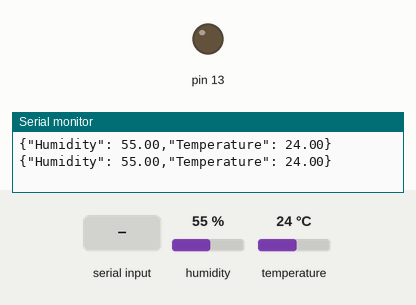
Simulated run of this sketch. Board: Arduino Uno, built with avr-gcc and run on an emulated ATmega328P. Shown: output pins drawn as LEDs (lit = HIGH), the last lines printed to the serial monitor. Wiring (inferred from the names in the program): DHT11 sensor: data pin 2. The inputs (shaded band) are chosen by the test bench; at power-on: humidity 55 %, temperature 24 °C.

Above: at 3.3 s.
3.4 s: "1\n" received over Serial
At 5.7 s:
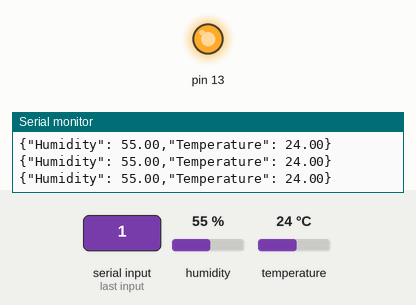
6.0 s: "0\n" received over Serial
At 7.7 s:
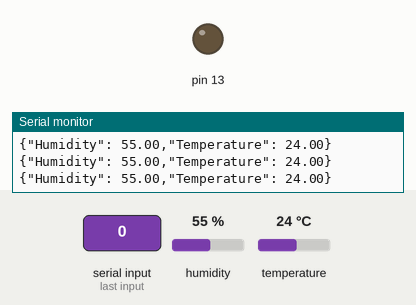
Timing chart, 0 to 9.2 s (numbered marks = the images above; inputs shaded):
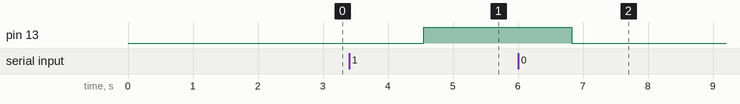

The sketch:

arduino_nodered.ino
```cpp
#include "DHT.h"

#define DHTPIN 2     // what digital pin we're connected to

// Uncomment whatever type you're using!
#define DHTTYPE DHT11   // DHT 11
//#define DHTTYPE DHT22   // DHT 22  (AM2302), AM2321
//#define DHTTYPE DHT21   // DHT 21 (AM2301)

DHT dht(DHTPIN, DHTTYPE);
float t;
float h;

String inputString = "";         // a String to hold incoming data
boolean stringComplete = false;  // whether the string is complete

void setup() {
  pinMode(13,OUTPUT);
  Serial.begin(9600);
  inputString.reserve(200);
  dht.begin();
}

void loop() {
  // put your main code here, to run repeatedly:
  if (stringComplete) {
   // Serial.println(inputString);
    if(inputString=="1\n"){
      digitalWrite(13,HIGH);}
    if(inputString=="0\n"){
      digitalWrite(13,LOW);}
    // clear the string:
    inputString = "";
    stringComplete = false;
  }
  h = dht.readHumidity();
  // Read temperature as Celsius (the default)
  t = dht.readTemperature();
  String data=buildJson();
  Serial.print(data);

  delay(2000);

}

String buildJson() {
  String data = "{";
  data+="\"Humidity\": ";
  data+=(float)h;
  data+= ",";
  data+="\"Temperature\": ";
  data+=(float)t;
  data+="}";
  data+="\n";
  return data;
}

void serialEvent() {
  while (Serial.available()) {
    // get the new byte:
    char inChar = (char)Serial.read();
    // add it to the inputString:
    inputString += inChar;
    // if the incoming character is a newline, set a flag so the main loop can
    // do something about it:
    if (inChar == '\n') {
      stringComplete = true;
    }
  }
}
```

Measured:
- after the input at 3.4 s, pin 13: LOW → HIGH after 1.1 s
- after the input at 6.0 s, pin 13: HIGH → LOW after 0.82 s
